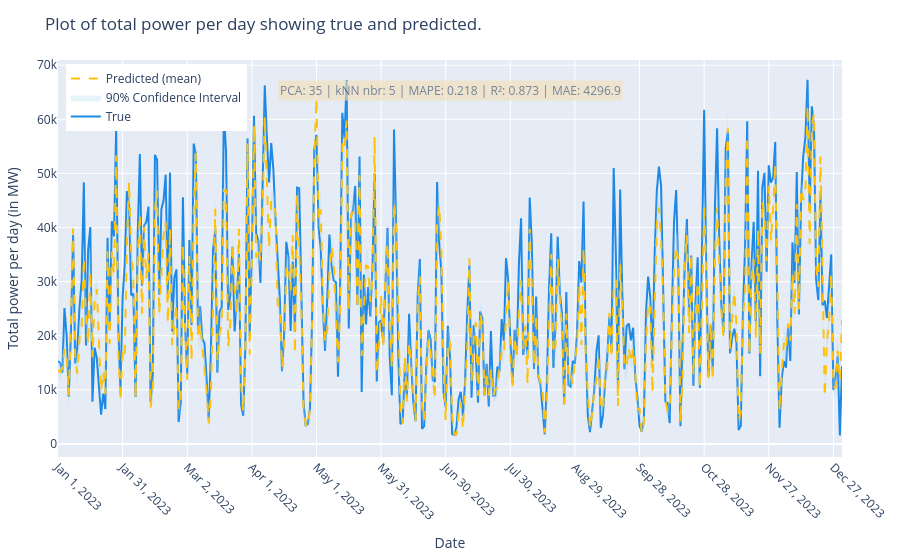

The notebook cell saved with this chart:
### Markdown cell above
Running with the calculation for confidence intervals (takes a few minutes to run).

### Code cell
knn_test = kNN_Cross_Validation(mode="Testing", days_to_train_on=60, with_confidence_interval=True)
knn_test.manual_input("2023-01-01",365)
knn_test.run()

### Figure 1 — Plotly figure (JSON) as saved in the notebook; plotly's stock layout.template omitted (floating-point values rounded to 4 significant figures; data arrays with more than 128 entries replaced by an {"elided": "..."} marker saying what was removed)
{"data": [{"line": {"color": "#1E88E5"}, "mode": "lines", "name": "True", "type": "scatter", "x": {"elided": "365 str values"}, "y": {"elided": "365 float values"}}, {"line": {"width": 0}, "mode": "lines", "name": "Lower Bound", "showlegend": false, "type": "scatter", "x": {"elided": "365 str values"}, "y": {"elided": "365 float values"}}, {"fill": "tonexty", "fillcolor": "rgba(173, 216, 230, 0.3)", "line": {"width": 0}, "mode": "lines", "name": "90% Confidence Interval", "type": "scatter", "x": {"elided": "365 str values"}, "y": {"elided": "365 float values"}}, {"line": {"color": "#FFC107", "dash": "dash"}, "mode": "lines", "name": "Predicted (mean)", "type": "scatter", "x": {"elided": "365 str values"}, "y": {"elided": "365 float values"}}], "layout": {"annotations": [{"align": "left", "bgcolor": "wheat", "font": {"size": 12}, "opacity": 0.6, "showarrow": false, "text": "PCA: 35 | kNN nbr: 5 | MAPE: 0.218 | R²: 0.873 | MAE: 4296.9", "x": 0.5, "xref": "paper", "y": 0.95, "yref": "paper"}], "legend": {"x": 0.01, "y": 0.99}, "margin": {"b": 60, "l": 40, "r": 20, "t": 60}, "title": {"text": "Plot of total power per day showing true and predicted."}, "xaxis": {"tickangle": 45, "tickvals": ["2023-01-01", "2023-01-31", "2023-03-02", "2023-04-01", "2023-05-01", "2023-05-31", "2023-06-30", "2023-07-30", "2023-08-29", "2023-09-28", "2023-10-28", "2023-11-27", "2023-12-27"], "title": {"text": "Date"}}, "yaxis": {"title": {"text": "Total power per day (in MW)"}}}}
